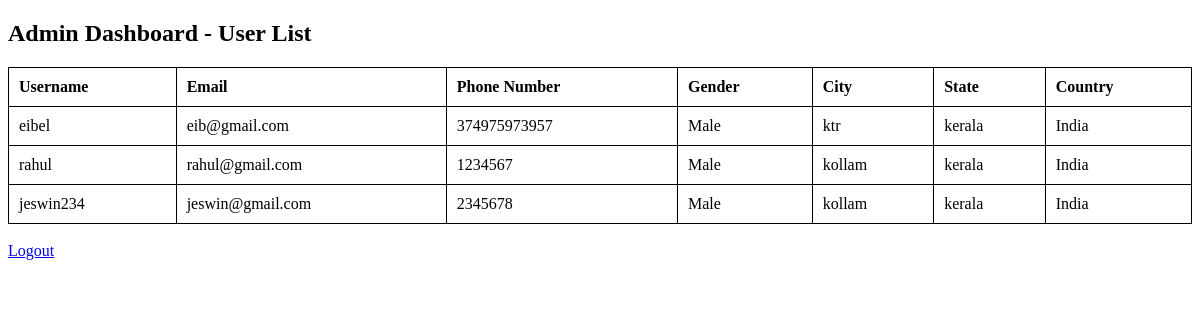
/admin-dashboard/, run on an earlier commit of the app's database.
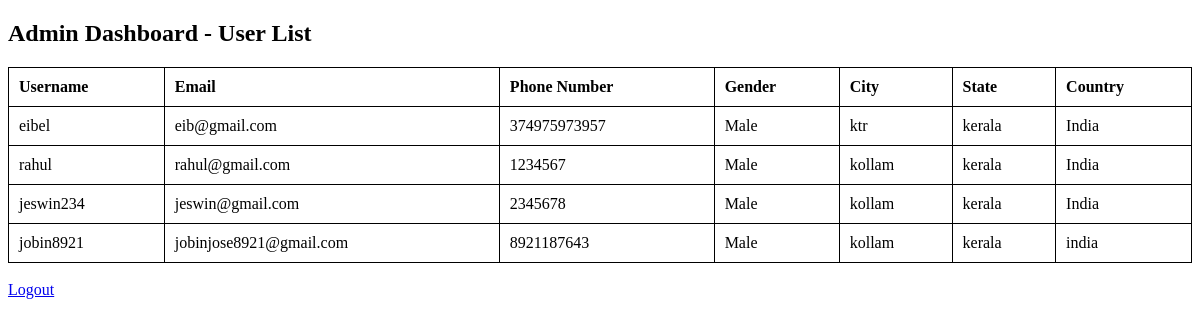
And on a later commit of the database.
### home/models.py (models this page shows, shortened)
class Customer(models.Model):
    GENDER_CHOICES = [
        ('Male', 'Male'),
        ('Female', 'Female'),
        ('Other', 'Other'),
    ]
    username = models.CharField(max_length=150, unique=True)
    email = models.EmailField(unique=True)
    phone_number = models.CharField(max_length=15, unique=True)
    password = models.CharField(max_length=255)  # Store hashed password
    gender = models.CharField(max_length=10, choices=GENDER_CHOICES)
    city = models.CharField(max_length=100)
    state = models.CharField(max_length=100)
    country = models.CharField(max_length=100)

### home/views.py (the view)
# urls.py: path('admin-dashboard/',views.admin_dashboard,name='admin-dashboard')
def admin_dashboard(request):
    customers = Customer.objects.all()
    return render(request, 'admin_dashboard.html', {'customers': customers})

### templates/admin_dashboard.html (shortened to what this page needs)
<!DOCTYPE html>
<html lang="en">
<head>
</head>
<body>
    <h2>Admin Dashboard - User List</h2>
    <table>
        <tr>
            <th>Username</th>
            <th>Email</th>
            <th>Phone Number</th>
            <th>Gender</th>
            <th>City</th>
            <th>State</th>
            <th>Country</th>
        </tr>
        {% for customer in customers %}
        <tr>
            <td>{{ customer.username }}</td>
            <td>{{ customer.email }}</td>
            <td>{{ customer.phone_number }}</td>
            <td>{{ customer.gender }}</td>
            <td>{{ customer.city }}</td>
            <td>{{ customer.state }}</td>
            <td>{{ customer.country }}</td>
        </tr>
        {% endfor %}
    </table>
    <br>
    <a href="{% url 'logout' %}">Logout</a>
</body>
</html>

What changed in the data, as far as the page shows it:
added Customer: username "jobin8921", email "jobinjose8921@gmail.com", phone_number "8921187643", gender "Male", city "kollam", state "kerala", country "india"
